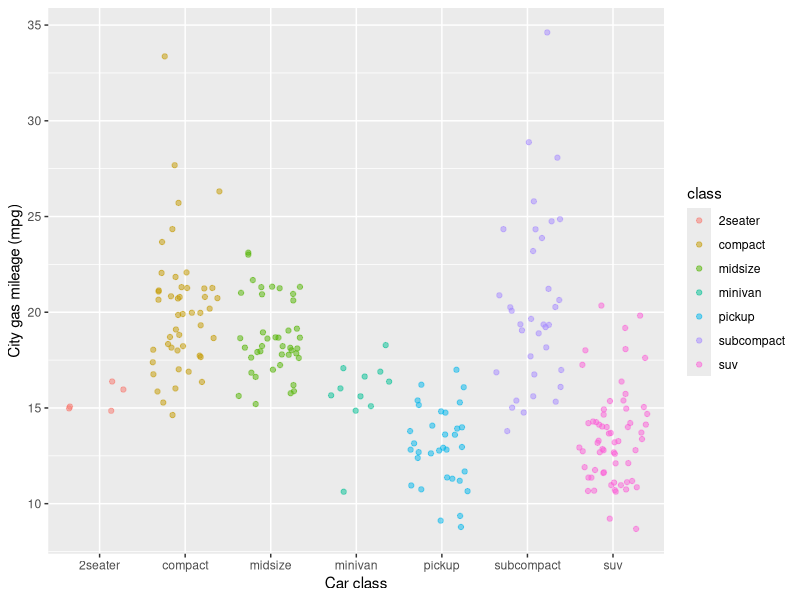

This figure's R source:
## ---- chunk 1
knitr::opts_chunk$set(echo = TRUE)
library(tidyverse)
## ---- chunk 2
ggplot(data = mpg, aes(x = class, y = cty)) +
	geom_jitter(aes(color = class), alpha = 0.5) +
	labs(x = "Car class", y = "City gas mileage (mpg)")
